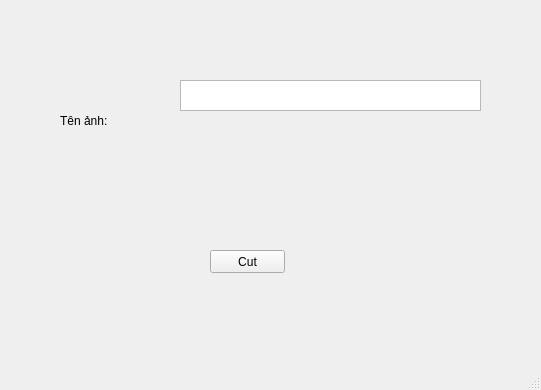
<?xml version="1.0" encoding="UTF-8"?>
<ui version="4.0">
 <class>MainWindow</class>
 <widget class="QMainWindow" name="MainWindow">
  <property name="geometry">
   <rect>
    <x>0</x>
    <y>0</y>
    <width>541</width>
    <height>390</height>
   </rect>
  </property>
  <property name="windowTitle">
   <string>MainWindow</string>
  </property>
  <widget class="QWidget" name="centralwidget">
   <widget class="QPushButton" name="pushButton">
    <property name="geometry">
     <rect>
      <x>210</x>
      <y>250</y>
      <width>75</width>
      <height>23</height>
     </rect>
    </property>
    <property name="text">
     <string>Cut</string>
    </property>
   </widget>
   <widget class="QTextEdit" name="textEdit_2">
    <property name="geometry">
     <rect>
      <x>180</x>
      <y>80</y>
      <width>301</width>
      <height>31</height>
     </rect>
    </property>
   </widget>
   <widget class="QLabel" name="label">
    <property name="geometry">
     <rect>
      <x>60</x>
      <y>80</y>
      <width>101</width>
      <height>81</height>
     </rect>
    </property>
    <property name="text">
     <string>Tên ảnh:</string>
    </property>
   </widget>
  </widget>
  <widget class="QMenuBar" name="menubar">
   <property name="geometry">
    <rect>
     <x>0</x>
     <y>0</y>
     <width>541</width>
     <height>21</height>
    </rect>
   </property>
  </widget>
  <widget class="QStatusBar" name="statusbar"/>
 </widget>
 <resources/>
 <connections/>
</ui>
